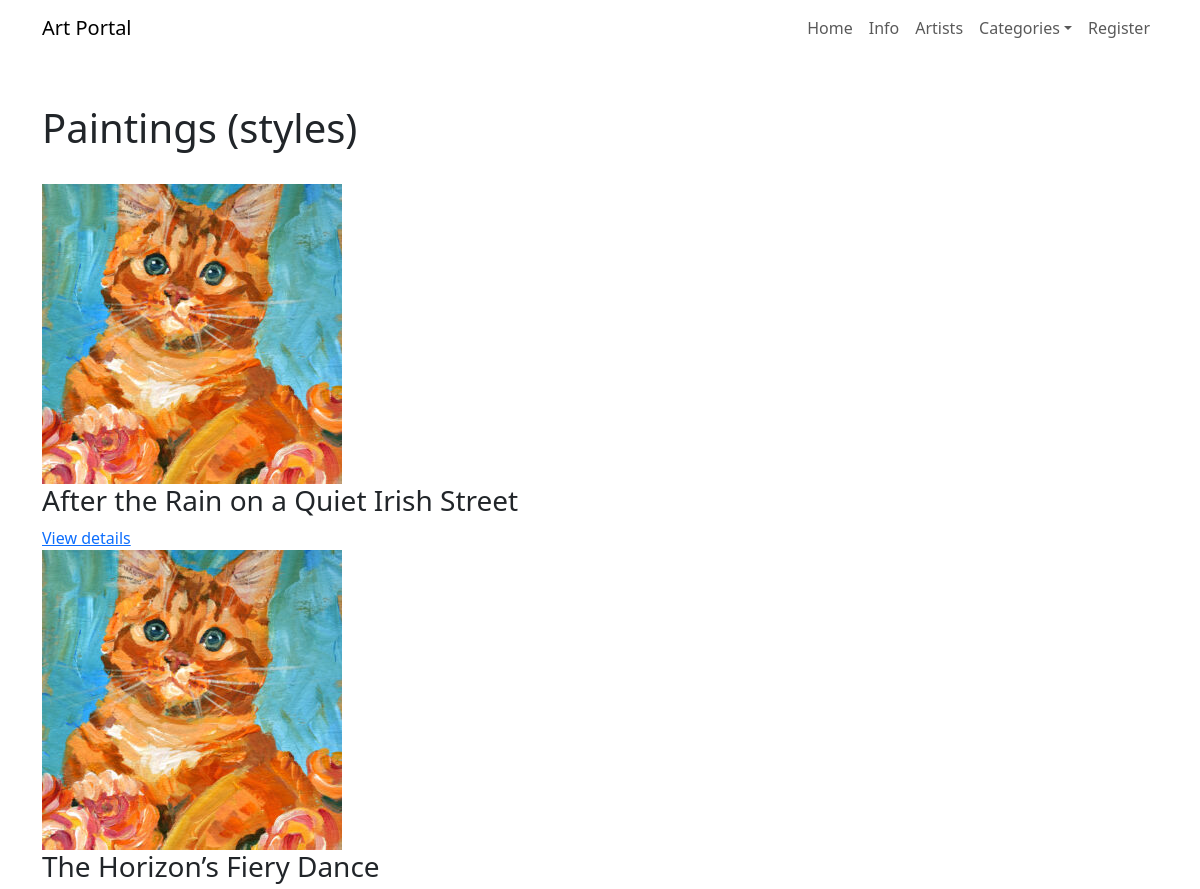
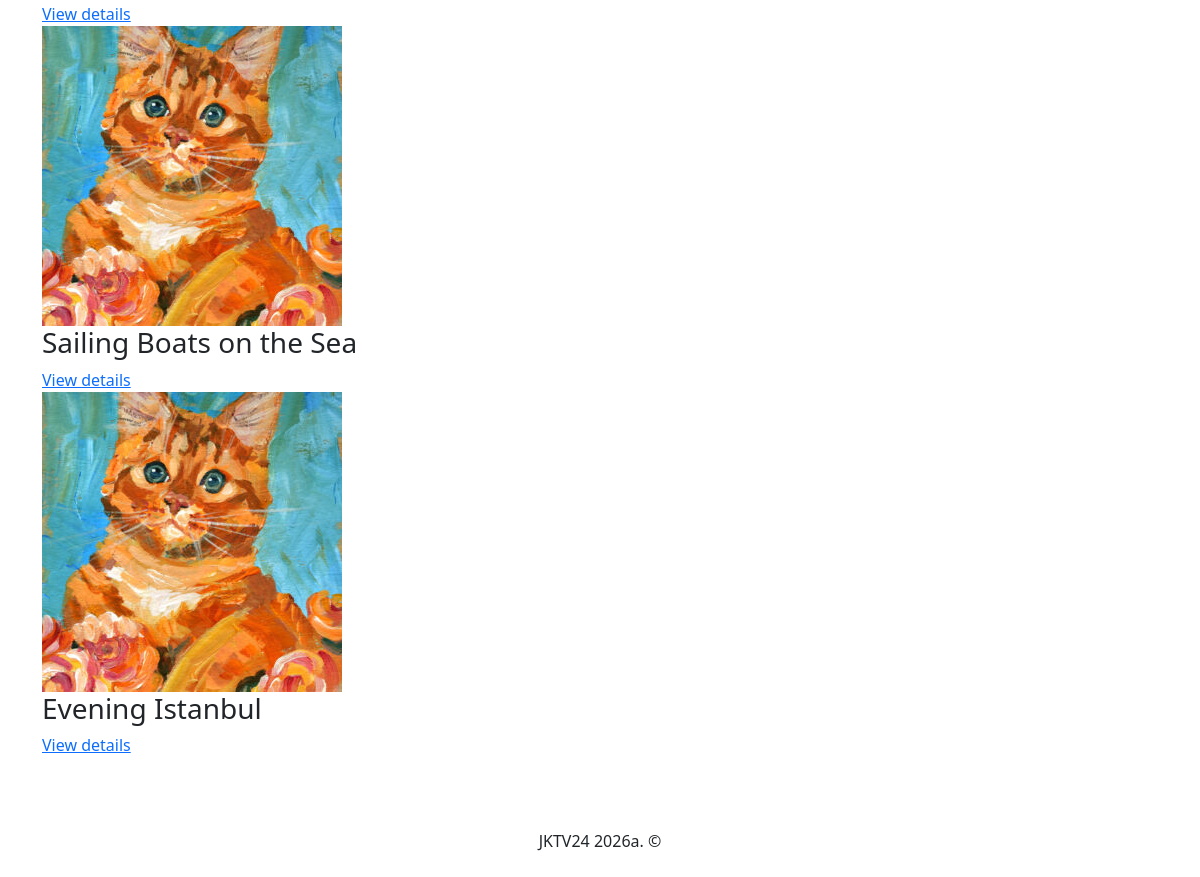
The page /category?id=3 on the database its author committed (2 pictures, top to bottom).
### tables this page shows
CREATE TABLE `paintings` (
  `id` int(11) NOT NULL,
  `title` varchar(255) NOT NULL,
  `description` text NOT NULL,
  `image` varchar(255) NOT NULL,
  `year_created` year(4) NOT NULL,
  `category_id` int(11) NOT NULL,
  `artist_id` int(11) NOT NULL,
  `medium` varchar(255) NOT NULL,
  `dimensions` varchar(100) NOT NULL,
  `price` decimal(10,2) NOT NULL,
  `created_at` datetime NOT NULL DEFAULT current_timestamp(),
  `updated_at` datetime NOT NULL DEFAULT current_timestamp()
);

### controllers/Controller.php (called while the page is built, shortened)
<?php
class Controller {
     public static function PaintingsByCategoryID($id) {
        $arr = Paintings::getPaintingsByCategoryID($id);
        include_once 'views/partials/paintings.php';
        include_once 'views/paintings_by_category.php';
    }
}

### routes/routing.php (called while the page is built)
<?php
$host = explode('?', $_SERVER['REQUEST_URI'])[0];
$num = substr_count($host, '/');
$path = explode('/', $host)[$num];
$id = isset($_GET['id']) ? (int)$_GET['id'] : 0;
if($path == '' || $path == 'index' || $path == 'index.php') {
    $response = Controller::StartSite();
}
elseif($path == 'all') {
    $response = Controller::AllPaintings();
}
elseif($path == 'category') {
    if ($id > 0) {
        $response = Controller::PaintingsByCategoryID($id);
    } else {
    $response = Controller::error404();
    }
}
elseif($path == 'paintings') {
    if ($id > 0) {
        $response = Controller::PaintingByID($id);
    } else {
        $response = Controller::error404();
    }
}
elseif($path == 'artists') {
    $response = Controller::AllArtists();
}
elseif($path == 'artist') {
    if ($id > 0) {
        $response = Controller::ArtistByID($id);
    } else {
        $response = Controller::error404();
    }
}
else{
    $response = Controller::error404();
}
?>

### index.php (called while the page is built, shortened)
<?php
include_once 'config/Database.php';
require 'models/Categories.php';
require 'models/Paintings.php';
include_once 'controllers/Controller.php';
include_once 'routes/routing.php';
?>

### config/Database.php (called while the page is built, shortened)
<?php
class Database {
    private $conn;
    private $host;
    private $user;
    private $password;
    private $baseName;
    function __construct() {
        $this->host = $_ENV['DB_HOST'] ?? 'localhost';
        $this->user = $_ENV['DB_USER'] ?? 'root';
        $this->password = $_ENV['DB_PASSWORD'] ?? '';
        $this->baseName = $_ENV['DB_NAME'] ?? 'art_portal';
    }
    function connect() {
        if (!$this->conn) {
            try {
                $this->conn = new PDO('mysql:host='.$this->host.';dbname='.$this->baseName.';charset=utf8mb4',
                $this->user,
                $this->password,
                );
                $this->conn->setAttribute(PDO::ATTR_ERRMODE, PDO::ERRMODE_EXCEPTION);
            }
            catch (Exception $e) {
                die('Connection failed : ' . $e->getMessage());
            }
        }
        return $this->conn;
    }
    function disconnect() {
        if ($this->conn) {
            $this->conn = null;
        }
    }
    function getAll($query, $params = []) {
        $stmt = $this->conn->prepare($query);
        $stmt->execute($params);
        $stmt->setFetchMode(PDO::FETCH_ASSOC);
        $response = $stmt->fetchAll();
        return $response;
    }
}

### models/Paintings.php (called while the page is built, shortened)
<?php
class Paintings{
    public static function getPaintingsByCategoryID($id) {
        $query = "SELECT * FROM paintings where category_id = ? ORDER BY id DESC";
        $db = new Database();
        $arr = $db->getAll($query, [$id]);
        return $arr;
    }
}
?>

### views/partials/paintings.php (the view, shortened to what this page needs)
<?php
class ViewPaintings{
    public static function PaintingsList($arr) {
        echo '<div class="painting-list-container">';
        foreach($arr as $value) {
            echo '<div class="painting-card">';
                echo '<div class="painting-image-wrapper">';
                    echo '<img src="images/' .htmlspecialchars( $value['image'], ENT_QUOTES, 'UTF-8' ).'" class="painting-image" alt="' . htmlspecialchars($value['title'], ENT_QUOTES, 'UTF-8') . '">';
                echo '</div>';
                echo '<h3>' . htmlspecialchars($value['title'], ENT_QUOTES, 'UTF-8') . '</h3>';
                echo '<a href="paintings?id=' . $value['id'] . '" class="btn-view-details">View details</a>';
            echo '</div>';
        }
        echo '</div>';
    }
}
?>

### views/paintings_by_category.php (shortened to what this page needs)
<h1> Paintings (styles)</h1>
<br>
<?php
ViewPaintings::PaintingsList($arr);
$content = ob_get_clean();
include_once 'views/layout.php';
?>

### views/layout.php (shortened to what this page needs)
<!DOCTYPE html>
<html lang="en">
    <head>
             <link href="https://cdn.jsdelivr.net/npm/bootstrap@5.3.2/dist/css/bootstrap.min.css" rel="stylesheet">
    </head>
    <body>
        <header>
            <nav class="navbar navbar-expand-lg bg-white">
                <div class="container">
                    <a class="navbar-brand" href="./">Art Portal</a>
                    <div class="collapse navbar-collapse" id="navbarContent">
                        <ul class="navbar-nav ms-auto">
                            <li class="nav-item"><a class="nav-link" href="./">Home</a></li>
                            <li class="nav-item"><a class="nav-link" href="testError">Info</a></li>
                            <li class="nav-item"><a class="nav-link" href="artists">Artists</a></li>
                            <li class="nav-item dropdown">
                                <a class="nav-link dropdown-toggle" href="#" id="categoriesDropdown" role="button" data-bs-toggle="dropdown" aria-expanded="false">Categories</a>
                            </li>
                            <li class="nav-item"><a class="nav-link" href="registerForm">Register</a></li>
                        </ul>
                    </div>
                </div>
            </nav>
        </header>
        <main class = "container my-5">
            <?php
                if (isset($content)) {
                    echo $content;
                }
                else {
                    echo '<h2>Content is gone</h2>';
                }
            ?>
        </main>
        <footer class="container text-center py-4">
             <p class="mb-0">JKTV24 2026a. &copy</p>
        </footer>
    </body>
</html>

### rows shown on the page
paintings: image (picture), title "After the Rain on a Quiet Irish Street"
paintings: image (picture), title "The Horizon’s Fiery Dance"
paintings: image (picture), title "Sailing Boats on the Sea"
paintings: image (picture), title "Evening Istanbul"
